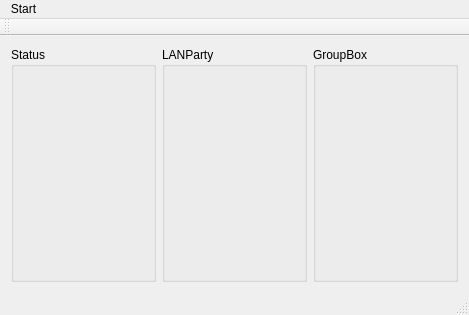
<?xml version="1.0" encoding="UTF-8"?>
<ui version="4.0">
 <class>MainWindow</class>
 <widget class="QMainWindow" name="MainWindow">
  <property name="geometry">
   <rect>
    <x>0</x>
    <y>0</y>
    <width>469</width>
    <height>315</height>
   </rect>
  </property>
  <property name="sizePolicy">
   <sizepolicy hsizetype="Minimum" vsizetype="Minimum">
    <horstretch>0</horstretch>
    <verstretch>0</verstretch>
   </sizepolicy>
  </property>
  <property name="windowTitle">
   <string>LANPartyManager</string>
  </property>
  <widget class="QWidget" name="centralWidget">
   <layout class="QGridLayout" name="gridLayout">
    <item row="0" column="0">
     <widget class="QGroupBox" name="groupBox_6">
      <property name="title">
       <string>Status</string>
      </property>
      <layout class="QVBoxLayout" name="verticalLayout">
       <item>
        <widget class="StatusWidget" name="statusWidget" native="true"/>
       </item>
      </layout>
     </widget>
    </item>
    <item row="0" column="1">
     <widget class="QGroupBox" name="groupBox">
      <property name="title">
       <string>LANParty</string>
      </property>
     </widget>
    </item>
    <item row="0" column="2">
     <widget class="QGroupBox" name="groupBox_2">
      <property name="title">
       <string>GroupBox</string>
      </property>
     </widget>
    </item>
   </layout>
  </widget>
  <widget class="QMenuBar" name="menuBar">
   <property name="geometry">
    <rect>
     <x>0</x>
     <y>0</y>
     <width>469</width>
     <height>20</height>
    </rect>
   </property>
   <widget class="QMenu" name="menuMain">
    <property name="title">
     <string>Start</string>
    </property>
    <addaction name="actionQuit"/>
   </widget>
   <addaction name="menuMain"/>
  </widget>
  <widget class="QToolBar" name="mainToolBar">
   <attribute name="toolBarArea">
    <enum>TopToolBarArea</enum>
   </attribute>
   <attribute name="toolBarBreak">
    <bool>false</bool>
   </attribute>
  </widget>
  <widget class="QStatusBar" name="statusBar"/>
  <action name="actionQuit">
   <property name="text">
    <string>Beenden</string>
   </property>
  </action>
 </widget>
 <layoutdefault spacing="6" margin="11"/>
 <customwidgets>
  <customwidget>
   <class>StatusWidget</class>
   <extends>QWidget</extends>
   <header>StatusWidget.h</header>
   <container>1</container>
  </customwidget>
 </customwidgets>
 <resources/>
 <connections/>
</ui>
